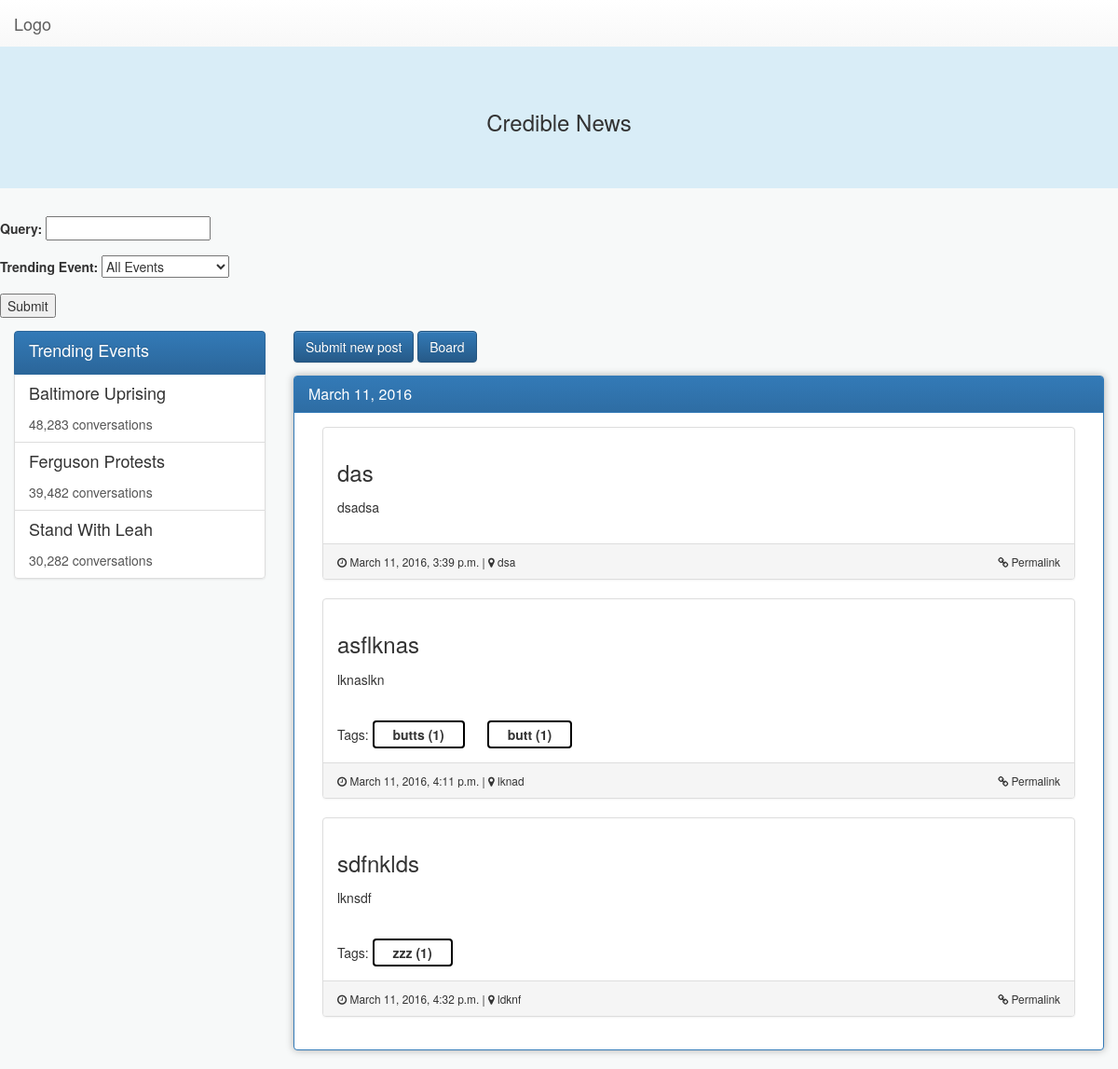
/posts/, run on an earlier commit of the app's database.
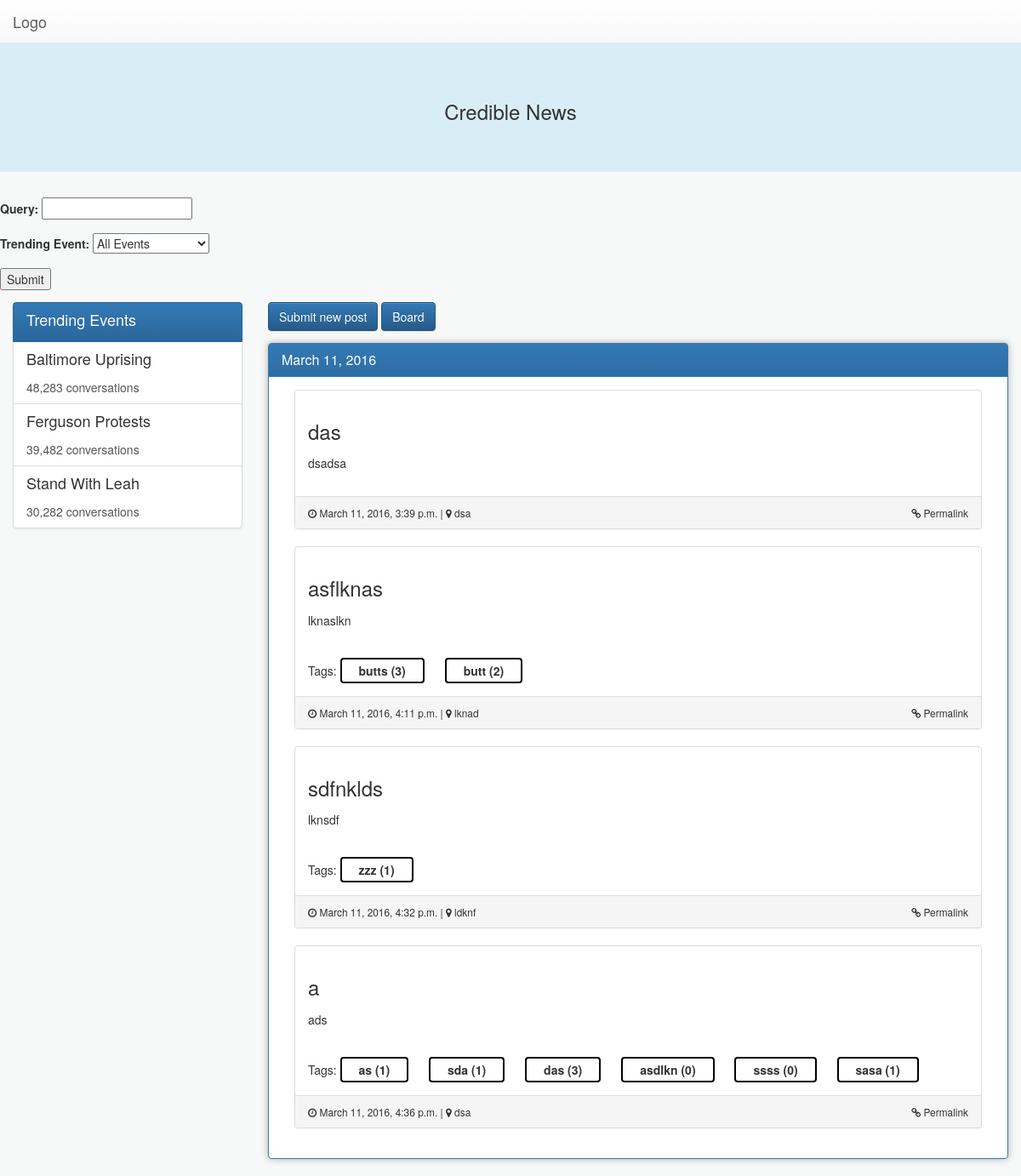
And on a later commit of the database.
### posts/models.py (models this page shows, shortened)
class Post(models.Model):
    title = models.CharField(max_length=140)
    event_date = models.DateTimeField(default=datetime.datetime.now)
    sub_date = models.DateTimeField(default=datetime.datetime.now)
    location = models.CharField(max_length=140)
    text = models.TextField()
    VIDEO = 'VP' # Video Post
    PHOTO = 'PP' # Single photo
    POST_TYPE_CHOICES = (
        ('VP', 'Video Post'),
        ('PP', 'Photo Post'),
    )
    post_type = models.CharField(max_length=2, choices=POST_TYPE_CHOICES,
                                 blank=False, default='AP')
    EVENT_TYPE_CHOICES = (
        ('NA', 'Not Currently Trending'),
        ('BR', 'Baltimore Uprising'),
        ('FP', 'Ferguson Protests'),
        ('SL', 'Stand With Leah'),
    )
    event = models.CharField(max_length=2, choices=EVENT_TYPE_CHOICES,
                             blank=False, default='NA')
    url = models.URLField(null=True, blank=True)
    photo = models.ImageField(null=True, blank=True)
    def get_absolute_url(self):
        return reverse('posts:detail', kwargs={'post_id': self.id})
    def get_tags_by_post(self):
        return Tag.objects.filter(post=self)

### tags/models.py (models this page shows, shortened)
class Tag(models.Model):
    title = models.CharField(max_length=16)
    post = models.ForeignKey('posts.Post', on_delete=models.CASCADE)
    votes = models.IntegerField(blank=True, default=0)
    date = models.DateTimeField(default=datetime.datetime.now)

### posts/views.py (the view)
def index(request):
    all_posts = Post.objects.all().order_by('event_date')
    grouped_posts = defaultdict(list)
    for post in all_posts:
        grouped_posts[post.event_date.date()].append(post)
    paginator = Paginator(all_posts, 5) # Show 5 posts per page
    page_num = request.GET.get('page')
    try:
        paginated_posts = paginator.page(page_num)
    except PageNotAnInteger:
        paginated_posts = paginator.page(1)
    except EmptyPage:
        paginated_posts = paginator.page(paginator.num_pages)
    context = {
        'form': SearchForm,
        'latest_post_list': all_posts,
        'tag_map': {post.id : post.get_tags_by_post() for post in all_posts},
        'tag_titles': None,
        'grouped_posts': grouped_posts
    }
    return render(request, 'posts/index.html', context)

### posts/views.py (called while the page is built)
@register.filter
def get_value(dictionary, key):
    return dictionary.get(key)

@register.filter
def date_to_integer(dt_time, unused_parameter):
    return 10000*dt_time.year + 1000*dt_time.month + dt_time.day

### posts/templates/posts/index.html (shortened to what this page needs)
{% load staticfiles %}
{% include "includes/head.html" %}
{% include "includes/header.html" %}
<main>
    <form action="{% url 'posts:search' %}" method="post">
        {{ form.as_p }}
        <input type="submit" value="Submit"/>
    </form>
	<div class="container-fluid">
		<div class="row">
			<div class="col-md-3 col-sm-3" id="topics-container">
				<div class="list-group affix-pre" id="topics" data-clampedwidth="#topics-container">
					<a class="list-group-item active">
						<h4 class="list-group-item-heading">Trending Events</h4>
					</a>
					<a href="#" class="list-group-item">
						<h4 class="list-group-item-heading">Baltimore Uprising</h4>
						<p class="list-group-item-text">48,283 conversations</p>
					</a>
					<a href="#" class="list-group-item">
						<h4 class="list-group-item-heading">Ferguson Protests</h4>
						<p class="list-group-item-text">39,482 conversations</p>
					</a>
					<a href="#" class="list-group-item">
						<h4 class="list-group-item-heading">Stand With Leah</h4>
						<p class="list-group-item-text">30,282 conversations</p>
					</a>
				</div>
			</div>
			<div class="col-md-9 col-sm-9">
				<div class="row">
					<div class="col-md-12 col-sm-12">
                                <a class="btn btn-primary margin-bottom" href="{% url 'posts:create' %}">Submit new post</a>
                                <a class="btn btn-primary margin-bottom" href="board">Board</a>
                    </div>
                    {% if grouped_posts %}
                    	{% for group in grouped_posts %}
                    	<div class="col-md-12 col-sm-12">
                    		<div class="panel panel-primary post-group">
                    			<div class="panel-heading" role="tab">
                    				<h4 class="panel-title">
                    					<a role="button" data-toggle="collapse" href="#{{ group|date_to_integer:group }}" aria-expanded="true" aria-controls="{{ group|date_to_integer:group }}">
                    						{{ group }}
                    					</a>
                    				</h4>
                    			</div>
                    			<div id="{{ group|date_to_integer:group }}" class="panel-collapse collapse in" role="tabpanel">
                    				<div class="panel-body">
                    					{% for post in grouped_posts|get_value:group %}
			                    		<div class="col-md-12 col-sm-12">
											<div class="panel panel-default">
												<div class="panel-body">
													<h3>{{ post.title }}</h3>
													<p>{{ post.text }}</p>
													{% if tag_map|get_value:post.id %}
														Tags:
														{% for tag in tag_map|get_value:post.id %}
															<div class="unvoted-tag update-tag" value="{{ tag.title }}" post-id="{{ post.id }}">{{ tag.title }}
							                                (<div class="update-tag-votes">{{ tag.votes }}</div>)
							                            </div>
														{% endfor %}
													{% endif %}
												</div>
												<div class="panel-footer clearfix">
													<span class="pull-left small">
														<i class="fa fa-clock-o"></i> {{ post.event_date }} | <i class="fa fa-map-marker"></i> {{ post.location }}
													</span>
													<span class="pull-right small">
														<i class="fa fa-link"></i> <a href="{{ post.get_absolute_url }}">Permalink</a>
													</span>
												</div>
											</div>
										</div>
			                    		{% endfor %}
                    				</div>
                    			</div>
                    		</div>
                    	</div>
                    	{% endfor %}
                    {% else %}
                    <div class="col-md-12 col-sm-12">
						<h3>No posts available</h3>
					</div>
					{% endif %}
				</div>
			</div>
		</div>
	</div>
</main>

What changed in the data, as far as the page shows it:
changed Tag "butts": votes "1" → "3"
changed Tag "butt": votes "1" → "2"
added Post: title "a", text "ads", event_date "March 11, 2016, 4:36 p.m.", location "dsa"
added Tag: title "as", votes "1", shown under "a"
added Tag: title "sda", votes "1", shown under "a"
added Tag: title "das", votes "3", shown under "a"
added Tag: title "asdlkn", votes "0", shown under "a"
added Tag: title "ssss", votes "0", shown under "a"
added Tag: title "sasa", votes "1", shown under "a"
